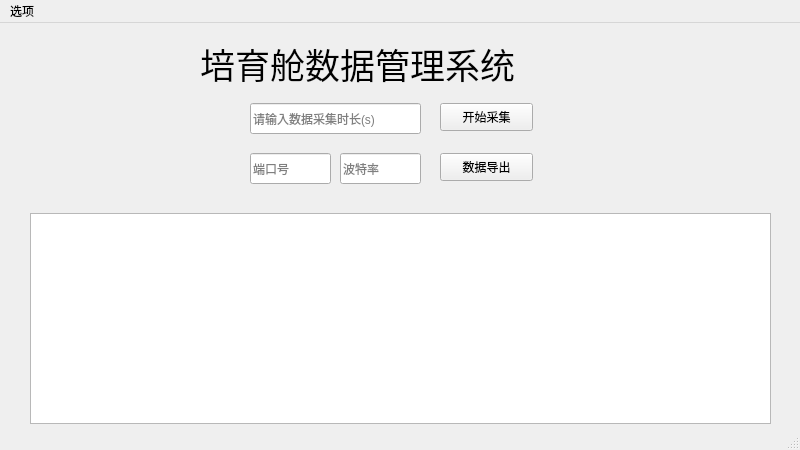
<?xml version="1.0" encoding="UTF-8"?>
<ui version="4.0">
 <class>MainWindow</class>
 <widget class="QMainWindow" name="MainWindow">
  <property name="geometry">
   <rect>
    <x>0</x>
    <y>0</y>
    <width>800</width>
    <height>450</height>
   </rect>
  </property>
  <property name="sizePolicy">
   <sizepolicy hsizetype="Fixed" vsizetype="Fixed">
    <horstretch>0</horstretch>
    <verstretch>0</verstretch>
   </sizepolicy>
  </property>
  <property name="minimumSize">
   <size>
    <width>800</width>
    <height>450</height>
   </size>
  </property>
  <property name="maximumSize">
   <size>
    <width>800</width>
    <height>450</height>
   </size>
  </property>
  <property name="windowTitle">
   <string>培育舱数据管理系统</string>
  </property>
  <widget class="QWidget" name="centralwidget">
   <widget class="QLabel" name="label">
    <property name="geometry">
     <rect>
      <x>200</x>
      <y>0</y>
      <width>391</width>
      <height>81</height>
     </rect>
    </property>
    <property name="font">
     <font>
      <family>Adobe Arabic</family>
      <pointsize>26</pointsize>
     </font>
    </property>
    <property name="text">
     <string>培育舱数据管理系统</string>
    </property>
   </widget>
   <widget class="QLineEdit" name="editTime">
    <property name="geometry">
     <rect>
      <x>250</x>
      <y>80</y>
      <width>171</width>
      <height>31</height>
     </rect>
    </property>
    <property name="placeholderText">
     <string>请输入数据采集时长(s)</string>
    </property>
   </widget>
   <widget class="QPushButton" name="buttonBegin">
    <property name="geometry">
     <rect>
      <x>440</x>
      <y>80</y>
      <width>93</width>
      <height>28</height>
     </rect>
    </property>
    <property name="text">
     <string>开始采集</string>
    </property>
   </widget>
   <widget class="QPushButton" name="buttonExport">
    <property name="geometry">
     <rect>
      <x>440</x>
      <y>130</y>
      <width>93</width>
      <height>28</height>
     </rect>
    </property>
    <property name="text">
     <string>数据导出</string>
    </property>
   </widget>
   <widget class="QLineEdit" name="editPort">
    <property name="geometry">
     <rect>
      <x>250</x>
      <y>130</y>
      <width>81</width>
      <height>31</height>
     </rect>
    </property>
    <property name="text">
     <string/>
    </property>
    <property name="placeholderText">
     <string>端口号</string>
    </property>
   </widget>
   <widget class="QLineEdit" name="editBaud">
    <property name="geometry">
     <rect>
      <x>340</x>
      <y>130</y>
      <width>81</width>
      <height>31</height>
     </rect>
    </property>
    <property name="text">
     <string/>
    </property>
    <property name="placeholderText">
     <string>波特率</string>
    </property>
   </widget>
   <widget class="QTextEdit" name="edt_log">
    <property name="geometry">
     <rect>
      <x>30</x>
      <y>190</y>
      <width>741</width>
      <height>211</height>
     </rect>
    </property>
    <property name="sizePolicy">
     <sizepolicy hsizetype="Expanding" vsizetype="Preferred">
      <horstretch>0</horstretch>
      <verstretch>0</verstretch>
     </sizepolicy>
    </property>
    <property name="readOnly">
     <bool>true</bool>
    </property>
   </widget>
  </widget>
  <widget class="QMenuBar" name="menubar">
   <property name="geometry">
    <rect>
     <x>0</x>
     <y>0</y>
     <width>800</width>
     <height>26</height>
    </rect>
   </property>
   <widget class="QMenu" name="menu">
    <property name="title">
     <string>选项</string>
    </property>
    <addaction name="actionAbout"/>
    <addaction name="actionExit"/>
   </widget>
   <addaction name="menu"/>
  </widget>
  <widget class="QStatusBar" name="statusbar"/>
  <action name="actionExit">
   <property name="text">
    <string>退出</string>
   </property>
  </action>
  <action name="actionAbout">
   <property name="text">
    <string>关于</string>
   </property>
  </action>
 </widget>
 <resources/>
 <connections/>
</ui>
